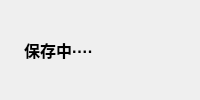
<?xml version="1.0" encoding="UTF-8"?>
<ui version="4.0">
 <class>SaveDialog</class>
 <widget class="QDialog" name="SaveDialog">
  <property name="enabled">
   <bool>true</bool>
  </property>
  <property name="geometry">
   <rect>
    <x>0</x>
    <y>0</y>
    <width>200</width>
    <height>100</height>
   </rect>
  </property>
  <property name="cursor">
   <cursorShape>ArrowCursor</cursorShape>
  </property>
  <property name="mouseTracking">
   <bool>false</bool>
  </property>
  <property name="acceptDrops">
   <bool>false</bool>
  </property>
  <property name="windowTitle">
   <string>保存中</string>
  </property>
  <layout class="QHBoxLayout" name="horizontalLayout">
   <item>
    <widget class="QLabel" name="label">
     <property name="text">
      <string/>
     </property>
     <property name="pixmap">
      <pixmap resource="icon.qrc">:/actions/reload.png</pixmap>
     </property>
    </widget>
   </item>
   <item>
    <widget class="QLabel" name="label_2">
     <property name="text">
      <string>&lt;html&gt;&lt;head/&gt;&lt;body&gt;&lt;p&gt;&lt;span style=&quot; font-size:12pt; font-weight:600;&quot;&gt;保存中····&lt;/span&gt;&lt;/p&gt;&lt;/body&gt;&lt;/html&gt;</string>
     </property>
    </widget>
   </item>
   <item>
    <spacer name="horizontalSpacer">
     <property name="orientation">
      <enum>Qt::Horizontal</enum>
     </property>
     <property name="sizeHint" stdset="0">
      <size>
       <width>40</width>
       <height>20</height>
      </size>
     </property>
    </spacer>
   </item>
  </layout>
 </widget>
 <resources>
  <include location="icon.qrc"/>
 </resources>
 <connections/>
</ui>
